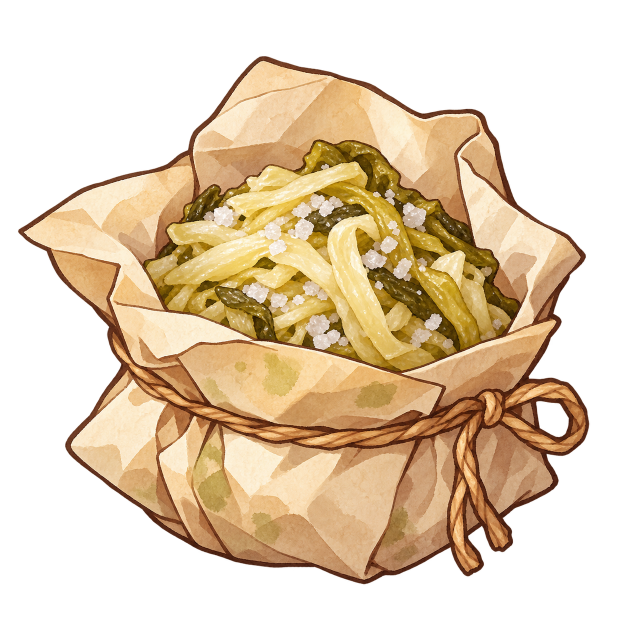
#> input picture 新建文件夹/盐渍辅料包.png, 1254 x 1254 px (shown at 1/2 size); its folder holds 5 pictures in this run
$ python trace_pickle_base.py '../新建文件夹/eg.jpg'   (older library calls are emulated)
#> lines starting #> are read from the running program, lines starting #| are printed output that depends on the picture; after the words box and inside, x2 and y2 are one past the last pixel; in counts of white or black regions, pixels touching at a corner belong together
### WhiteModel/trace_packs.py
"""What the traces of the packed ingredients share (trace_pancake.py, trace_sauerkraut.py, trace_seafood.py,
trace_pickle_base.py, trace_rice_prep.py), on top of trace_common: the art loaded, its colours as a map the model is
tinted from (the art's own colours, its broad light and shade taken out, for the shader puts its own back), each
piece's surface closed so that it can be seen from all round, and the traced data written for
sacks.traced_pack (food_models/traced_<id>.json and its _paint.npz: the paint channels and the colour map).
"""
import json
import os

import cv2
import numpy as np
from PIL import Image

from trace_common import (Camera, contour_points, disk, fill_holes, largest, neighbours, oriented, outline_mesh,
                          profile, raster, shading_band, smooth_inner, u8)

HERE = os.path.dirname(os.path.abspath(__file__))
ART_DIR = os.path.join(HERE, '..', '新建文件夹')


class Art:
    """The art: rgba, rgb, its alpha mask, hue (degrees), saturation and value (0-1) and luminance (0-255)."""

    def __init__(self, name):
#> called with name = '盐渍辅料包.png'
        self.rgba = np.asarray(Image.open(os.path.join(ART_DIR, name)).convert('RGBA'))
#> self.rgba is the input picture: shape (1254, 1254, 4); mean R, G, B, A 104.2, 83.9, 57.2, 130.2
        self.rgb = np.ascontiguousarray(self.rgba[..., :3])
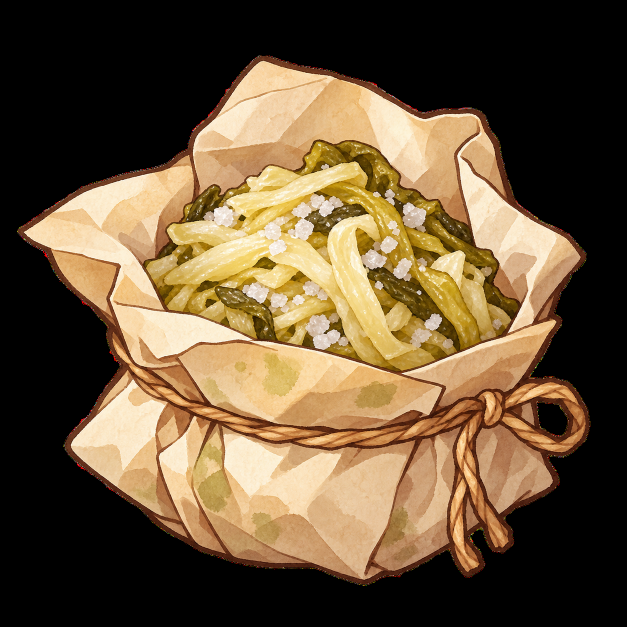
#> self.rgb: shape (1254, 1254, 3) (shown at 1/2 size); mean R, G, B 104.2, 83.9, 57.2
        self.alpha = self.rgba[..., 3] > 128
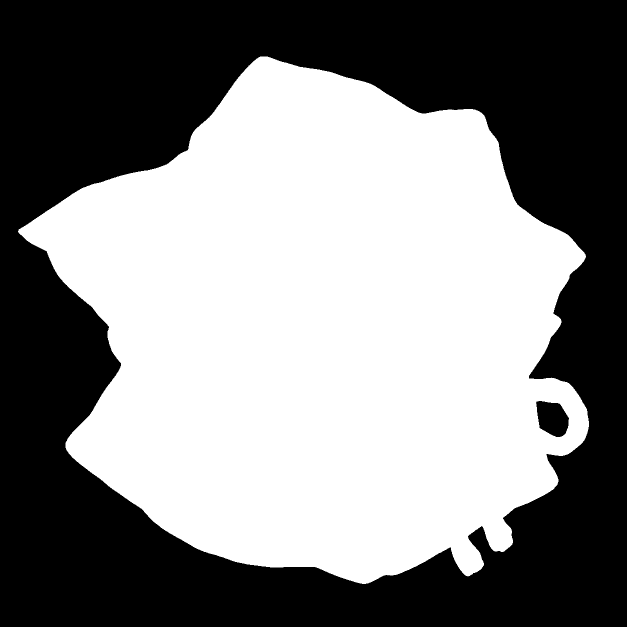
#> self.alpha: shape (1254, 1254) bool (shown at 1/2 size); 51.5% white; 2 black regions, box (x1, y1, x2, y2) and area: (0, 0, 1254, 1254) 759168, (1072, 802, 1138, 874) 3511
        hsv = cv2.cvtColor(self.rgb, cv2.COLOR_RGB2HSV_FULL).astype(np.float32)
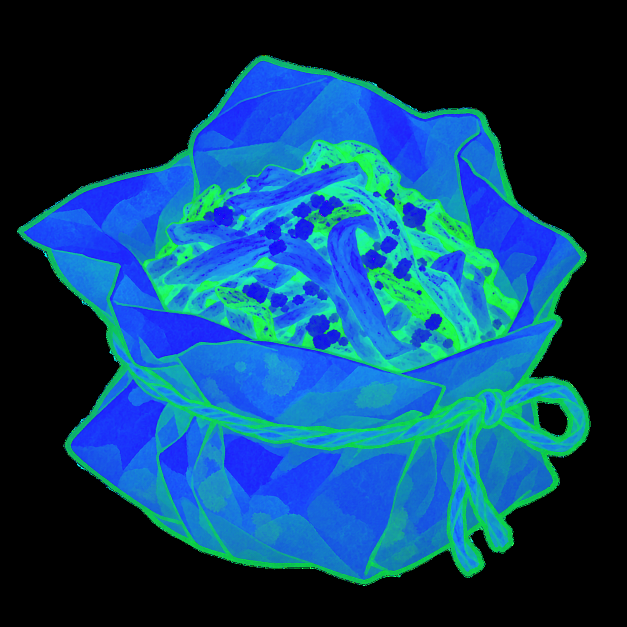
#> hsv: shape (1254, 1254, 3) float32 (shown at 1/2 size); mean R, G, B 12.5, 66.4, 104.2
        self.h, self.s, self.v = hsv[..., 0] * 360 / 256, hsv[..., 1] / 255, hsv[..., 2] / 255
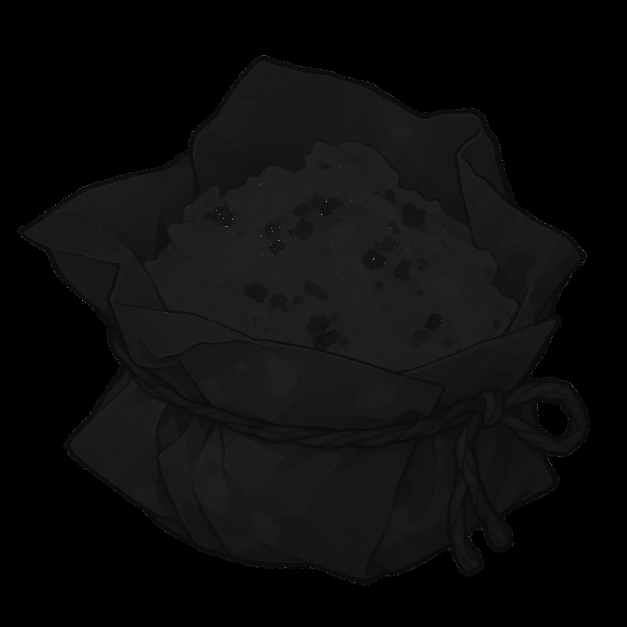
#> self.h: shape (1254, 1254) float32 (shown at 1/2 size); min 0, max 355.8, mean 17.6; drawn with min black and max white
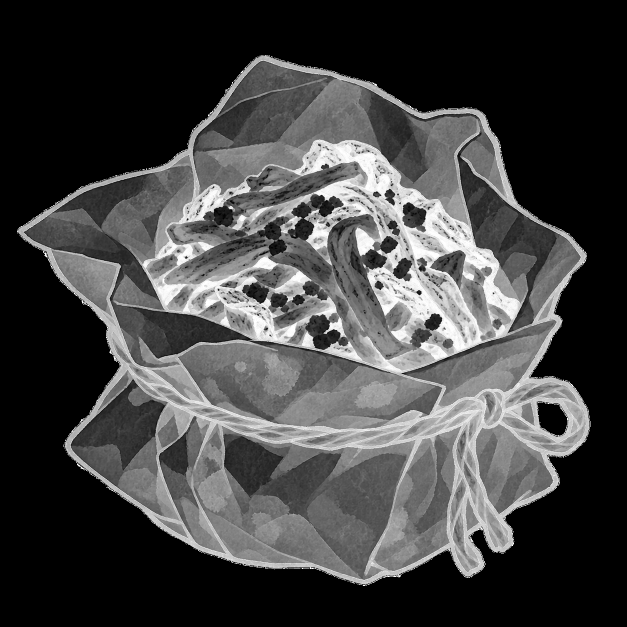
#> self.s: shape (1254, 1254) float32 (shown at 1/2 size); min 0, max 1, mean 0.26
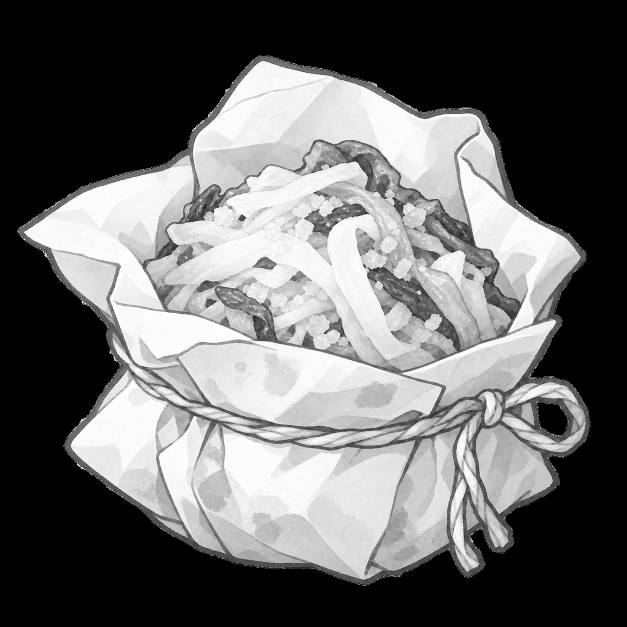
#> self.v: shape (1254, 1254) float32 (shown at 1/2 size); min 0, max 1, mean 0.409
        self.lum = self.rgb.astype(np.float32) @ np.array([0.3, 0.59, 0.11], np.float32)
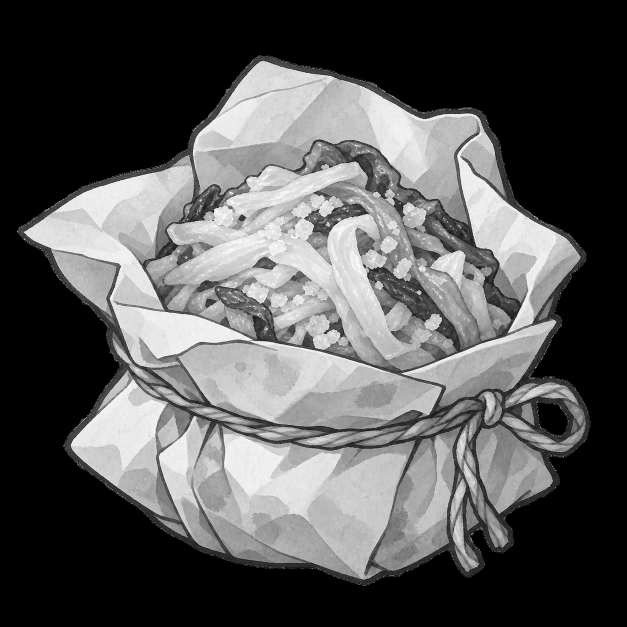
#> self.lum: shape (1254, 1254) float32 (shown at 1/2 size); min 0, max 255, mean 87
        self.H, self.W = self.alpha.shape
#> self.H = 1254; self.W = 1254
        self.yy, self.xx = np.mgrid[0:self.H, 0:self.W]


# [32 lines left out: functions colour_map, mean_colour, not called in this run]


def shade_hex(hexc, f=0.82, warm=(1.0, 0.95, 0.9)):
    c = [int(hexc[i:i + 2], 16) for i in (1, 3, 5)]
    return '#%02x%02x%02x' % tuple(int(min(255, x * f * w)) for x, w in zip(c, warm))


# [65 lines left out: functions zbuffer, piece_mesh, closed_over, depth_at, piece_record, write and 1 more, not called in this run]

### WhiteModel/trace_common.py
"""Shared tools for tracing a dish's art into its model (勾勒), used by trace_d10.py and trace_d18.py (trace_d06.py and
trace_d23.py came first and carry their own): the art's camera, the dish's surface under the food, cutting the art
into pieces, their colours, and each piece as a surface over its outline in the art, so that from the art's camera
it covers exactly what the art paints, its 3D shape a rounded mound (lying) or a rounded lens (standing).
"""
import heapq
import json
import math
import os
import subprocess
import tempfile

import cv2
import numpy as np
from PIL import Image, ImageDraw, ImageFont

HERE = os.path.dirname(os.path.abspath(__file__))
u8 = lambda m: m.astype(np.uint8)
disk = lambda r: cv2.getStructuringElement(cv2.MORPH_ELLIPSE, (2 * r + 1, 2 * r + 1))


# [5 lines left out: function fill_holes, not called in this run]


def largest(m):
    n, cc, st, _ = cv2.connectedComponentsWithStats(u8(m))
    return cc == 1 + np.argmax(st[1:, cv2.CC_STAT_AREA]) if n > 1 else m.astype(bool)


class Camera:
    """The art as an orthographic view from straight in front, `el` degrees up, k px a metre, the world's origin
    at the art pixel (u0, v0): X = u0 + k·x, Y = v0 - k·(y·sin el + z·cos el)."""

    def __init__(self, el, k, u0, v0):
        self.el, self.k, self.u0, self.v0 = el, k, u0, v0
        self.se, self.ce = math.sin(math.radians(el)), math.cos(math.radians(el))
        self.toward = np.array([0.0, -self.ce, self.se])        # from the food towards the camera
        self.away = -self.toward

    def project(self, x, y, z):
        return (self.u0 + self.k * np.asarray(x),
                self.v0 - self.k * (np.asarray(y) * self.se + np.asarray(z) * self.ce))

    # [5 lines left out: function on_ray, not called in this run]

    def depth(self, P):
        P = np.asarray(P)
        return P[..., 1] * self.ce - P[..., 2] * self.se

    # [28 lines left out: functions plane_depth, backproject, not called in this run]


class Grid:
    """Heights over a world grid (x, y), step metres apart, sampled bilinearly."""

    def __init__(self, z, x0, y0, step):
        self.z, self.x0, self.y0, self.step = z, x0, y0, step

    # [9 lines left out: function __call__, not called in this run]

    def xy(self):
        n_y, n_x = self.z.shape
        return np.meshgrid(self.x0 + np.arange(n_x) * self.step, self.y0 + np.arange(n_y) * self.step)

    # [37 lines left out: function top_of, not called in this run]


def dish_mesh(build, blender='E:/blender.exe'):
    """The dish the food lies on (its plate or bowl and its sauce), built by Blender from `build`: python making the
    Part `p` with food_models' helpers. Its vertices and triangles."""
    fd, path = tempfile.mkstemp(prefix='trace_dish_', suffix='.json')   # its own file: traces may run side by side
    os.close(fd)
    script = '\n'.join([
        'import sys, json, bmesh',
        'sys.path.insert(0, %r)' % HERE,
        'from food_models.core import *',
        'from food_models.plates import *',
        'p = Part()',
        build,
        'bm = p.bm',
        'bmesh.ops.triangulate(bm, faces=bm.faces[:])',
        'bm.verts.index_update()',
        "json.dump({'V': [list(v.co) for v in bm.verts], 'T': [[v.index for v in f.verts] for f in bm.faces]},"
        ' open(%r, "w"))' % path])
    subprocess.run([blender, '-b', '--factory-startup', '--python-expr', script], check=True,
                   stdout=subprocess.DEVNULL, stderr=subprocess.DEVNULL)
    with open(path) as fh:
        d = json.load(fh)
    os.remove(path)
    return np.array(d['V']), np.array(d['T'])


# ------------------------------------------------------------------ cutting the art into pieces

# [589 lines left out: functions flood, seeded_pieces, split, grow, posterize, paint_channels and 17 more, not called in this run]

### WhiteModel/trace_pickle_base.py
"""Traces 盐渍辅料包's art (新建文件夹/盐渍辅料包.png) so that the salted pickles heaped in its paper parcel are
modelled 1:1 (勾勒): writes food_models/traced_pickle_base.json and its colours (_paint.npz), which sacks.pickle_base
builds the item from, and a tracing sheet.

    python WhiteModel/trace_pickle_base.py [--sheet <out.png>]

1. The art's camera, at the icons' 35°, fitted so that the item built before covered the art's silhouette best
   (IoU 0.970); the parcel and the heap closing it (sacks.pickle_bag, built by Blender) for what the pickles lie on.
2. The heap of pickles: a flood of the art seeded by strokes inside it and on the paper round it (read off the art
   by eye), the art's ink lines walls.
3. One mound over its outline lying in the parcel, the art's shading in relief (the shreds raised, the gaps between
   them sunk), closed down to the heap under it; the pale shreds painted on where the art has them (vertices along
   their edges), over the dark leaves; its colours the art's own. The coarse salt: each white cluster of the art a
   crystal on the mound.
"""
import sys

import cv2
import numpy as np

from trace_common import Camera, contour_points, dish_mesh, disk, lying, neighbours, profile, raster, seeded_pieces, \
    shading_band, smooth_inner, u8
from trace_packs import Art, closed_over, colour_map, depth_at, mean_colour, piece_mesh, piece_record, sheet, write, \
    zbuffer

ART = '盐渍辅料包.png'
CAM = Camera(35.0, 3583.0, 647.5, 957.0)
BAG = "from food_models.sacks import pickle_bag\npickle_bag(p)"
HEAP = [[(400, 450), (500, 400), (600, 350), (700, 330), (800, 350), (900, 420), (950, 500), (900, 600), (800, 650),
         (650, 650), (500, 620), (380, 560), (600, 500), (750, 500)], [(320, 520), (350, 600)], [(980, 560), (1000, 600)]]
PAPER = [[(350, 250), (500, 228), (650, 200), (800, 228), (950, 268)], [(230, 450), (255, 560)],
         [(350, 722), (500, 762), (700, 772), (900, 742)], [(1065, 450), (1068, 600)], [(150, 420), (100, 450)],
         [(1080, 330), (1120, 380)]]
CHANNELS = ['shred']


def main():
    art = Art(ART)
    H, W = art.H, art.W
#> H = 1254; W = 1254
    V, T = dish_mesh(BAG)
    zb, _ = zbuffer(CAM, V, T, H, W)
    edge = art.alpha & ~cv2.erode(u8(art.alpha), disk(40)).astype(bool)
    labels = seeded_pieces(art.rgb, art.alpha & ~edge, {1: HEAP[0], 2: HEAP[1], 3: HEAP[2]}, PAPER)
    heap = labels > 0
    salt = heap & (art.s < 0.16) & (art.v > 0.88)
    salt = cv2.morphologyEx(u8(salt), cv2.MORPH_CLOSE, disk(2)).astype(bool)
    shred = heap & (art.h > 38) & (art.h < 60) & (art.s > 0.25) & (art.s < 0.62) & (art.v > 0.84)
    shred = cv2.morphologyEx(u8(shred | salt), cv2.MORPH_CLOSE, disk(3))
    shred = cv2.morphologyEx(shred, cv2.MORPH_OPEN, disk(3)).astype(bool) & heap
    nn, cc, st, _ = cv2.connectedComponentsWithStats(u8(shred))
    keep = np.zeros(nn, bool)
    keep[1:] = st[1:, cv2.CC_STAT_AREA] >= 300
    shred = keep[cc]
    paint = np.clip(cv2.GaussianBlur(shred.astype(np.float32), (0, 0), 1.5) * 255 + 0.5, 0, 255).astype(np.uint8)[..., None]
    paper = art.alpha & ~heap
    clean = cv2.inpaint(art.rgb, u8(cv2.dilate(u8(salt), disk(2))), 5, cv2.INPAINT_TELEA)   # the salt is its own
    art2 = Art.__new__(Art)
    art2.__dict__.update(art.__dict__)
    art2.rgb = clean
    colour = np.maximum(colour_map(art2, [heap], flatten=0.2, sigma=40, ink=0.3),
                        colour_map(art, [paper], flatten=0.55, sigma=45, ink=0.35) * (~heap)[..., None])
    print('[trace] colours: shred', mean_colour(art, shred & ~salt), 'leaf', mean_colour(art, heap & ~shred & ~salt),
          'paper', mean_colour(art, paper & (art.v > 0.5)), flush=True)
    extra = contour_points([shred], 13.0)
    mk, uv, tris, nb, d, R, lean = piece_mesh(CAM, heap, 0.014, 0.0045, ring=0.0007, smooth_px=3.0, extra=extra,
                                              margin=2.5)
    iy = np.clip(np.round(uv[:, 1]).astype(int), 0, H - 1)
    ix = np.clip(np.round(uv[:, 0]).astype(int), 0, W - 1)
    band = shading_band(art.lum, mk, 2.5, 14.0)[iy, ix]
    sh = (paint[iy, ix, 0] > 127).astype(float)
    L = profile(d, R, 0.008, 0.001, 0.0, lean, 0.003, band) + 0.0025 * sh
    L = smooth_inner(L, nb, neighbours(len(uv), tris), passes=1)
    s_floor = float(np.nanmin(zb[np.isfinite(zb)]))
    s0 = depth_at(zb, uv, s_floor, r=3)        # on the heap that closes the parcel, a thin shell over it
    P, Tt = closed_over(CAM, uv, tris, nb, L, s0, back=0.0008)
    pieces = [piece_record('heap', 'heap', 'YanLeaf', nb, P, Tt, paint=[(0, 'YanShred')], ink=(1.0, 2.5), tint=0.85,
                           extra={'tint_mats': ['YanLeaf']})]
    # the salt: each white cluster a crystal lying on the mound
    zbh, _ = zbuffer(CAM, P, np.array([t for t in Tt if max(t) < len(uv)]), H, W)
    n2, cc2, st2, cen = cv2.connectedComponentsWithStats(u8(salt))
    order = np.argsort(-st2[1:, cv2.CC_STAT_AREA])[:12] + 1
    crystals = []
    rng = np.random.default_rng(5)
    for j in order:
        a = st2[j, cv2.CC_STAT_AREA]
        if a < 40:
            continue
        u, v = cen[j]
        size = float(np.clip(np.sqrt(a) / CAM.k * 1.1, 0.005, 0.012))
        s0 = zbh[int(v), int(u)]
        if not np.isfinite(s0):
            continue
        c = CAM.on_ray(np.array([u]), np.array([v]), np.array([s0 - size * 0.3]))[0]
        crystals.append([np.round(c, 5).tolist(), round(size, 5), round(float(rng.uniform(0, 1.5)), 3)])
    print(f'[trace] heap {len(Tt)} triangles, {len(crystals)} salt crystals', flush=True)
    write('pickle_base', CAM, pieces, paint, colour, CHANNELS, extra={'salt': crystals})
    if '--sheet' in sys.argv:
        lab = np.where(shred, 2, np.where(heap, 1, 0))
        lab[salt] = 3
        sheet(sys.argv[sys.argv.index('--sheet') + 1], art, lab, ['leaf', 'shred', 'salt'],
              ('原图上的描线（蓝：咸菜堆、菜梗、盐粒）', '描出的：一堆咸菜（深绿叶上铺着浅黄菜梗）、粗盐粒'),
              crop=(150, 150, 1150, 850))


if __name__ == '__main__':
#> (the run stopped early here; a loop or call above may not have finished)
